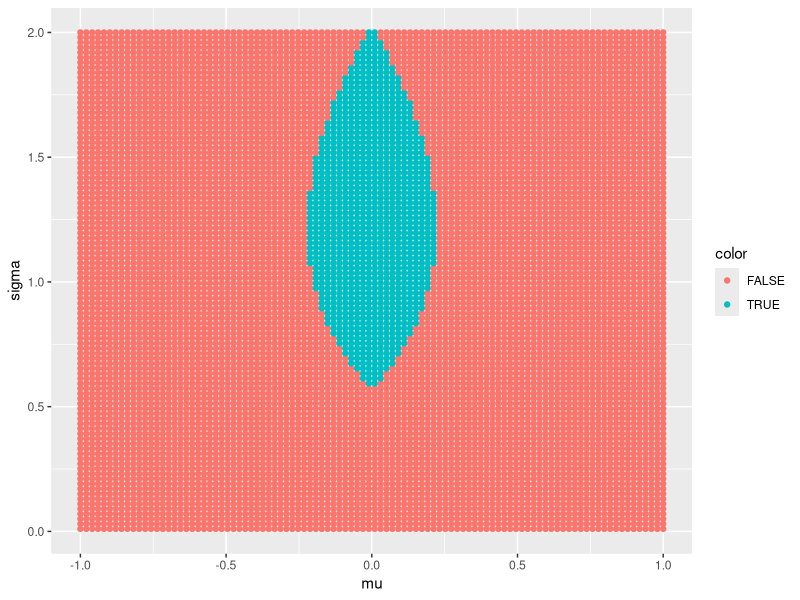

Write the R code that produced this figure.
library(magrittr)
library(tidyverse)

#################################################
## X ~ N(mu, sigma^2), where sigma is unknown. ##
## Pragmatic hypothesis for H0: mu = 0 using   ##
## KL divergence, epsilon = 0.1 and M^2 = 2    ##
#################################################
eps = 0.1
n = 100
mu0 = 0
mus = seq(from = -1, to = 1, length.out = n)
sigmas = seq(from = 1/n, to = 2, length.out = n)

sigma0 = 1
grid <- tibble()
for(sigma1 in sigmas)
{
  radius = sigma1*(1+2*eps-sigma0/sigma1-log(sigma1/sigma0))
  inter_left = mu0 - radius
  inter_right = mu0 + radius
  color = (mus > inter_left) & (mus < inter_right)
  grid %<>% rbind(tibble(mu = mus, sigma = sigma1, color = color))
}

grid %>% 
  ggplot(aes(x = mu, y = sigma, color = color)) +
  geom_point()
